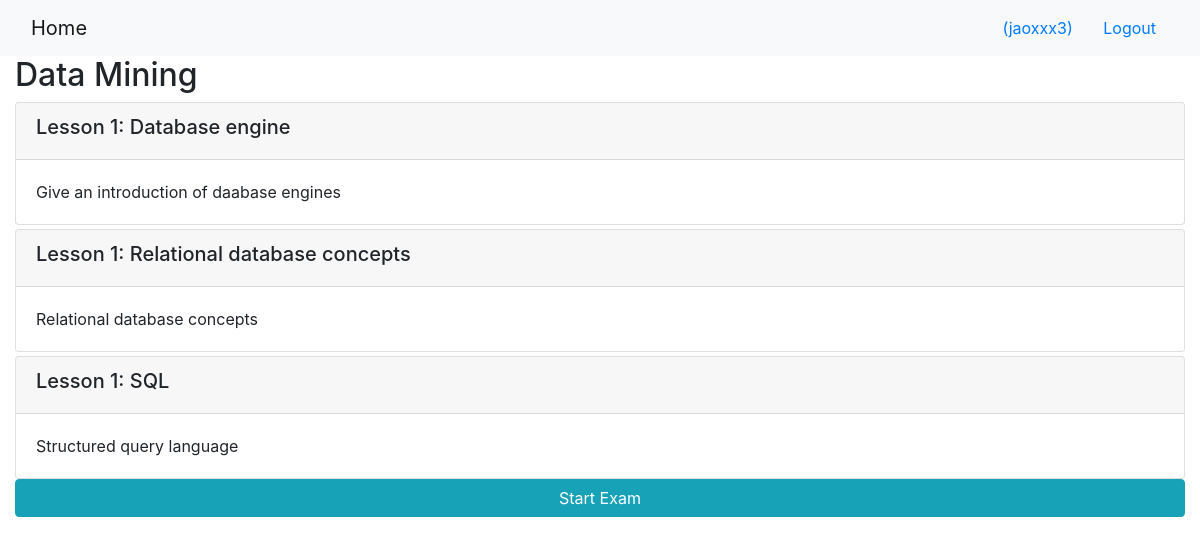
/onlinecourse/1/ (signed in), run on the app's committed database.
### onlinecourse/models.py (models this page shows, shortened)
class Course(models.Model):
    name = models.CharField(null=False, max_length=30, default='online course')
    image = models.ImageField(upload_to='course_images/')
    description = models.CharField(max_length=1000)
    pub_date = models.DateField(null=True)
    instructors = models.ManyToManyField(Instructor)
    users = models.ManyToManyField(settings.AUTH_USER_MODEL, through='Enrollment')
    total_enrollment = models.IntegerField(default=0)
    is_enrolled = False

class Lesson(models.Model):
    title = models.CharField(max_length=200, default="title")
    order = models.IntegerField(default=0)
    course = models.ForeignKey(Course, on_delete=models.CASCADE)
    content = models.TextField()

### onlinecourse/views.py (the view)
# urls.py: path('<int:pk>/', views.CourseDetailView.as_view(), name='course_details'),
class CourseDetailView(generic.DetailView):
    model = Course
    template_name = 'onlinecourse/course_detail_bootstrap.html'

### onlinecourse/templates/onlinecourse/course_detail_bootstrap.html (shortened to what this page needs)
<!DOCTYPE html>
<html lang="en">
<head>
     {% load static %}
    <link rel="stylesheet" href="https://maxcdn.bootstrapcdn.com/bootstrap/4.5.2/css/bootstrap.min.css">
</head>
<body>
    <nav class="navbar navbar-light bg-light">
        <div class="container-fluid">
            <div class="navbar-header">
                  <a class="navbar-brand" href="{% url 'onlinecourse:index' %}">Home</a>
            </div>
            <ul class="nav navbar-nav navbar-right">
                {% if user.is_authenticated %}
                <li>
                    <a class="btn btn-link" href="#">{{ user.first_name }}({{ user.username }})</a>
                    <a class="btn btn-link" href="{% url 'onlinecourse:logout' %}">Logout</a>
                </li>
                {% endif %}
            </ul>
        </div>
    </nav>
    <div class="container-fluid">
            <h2>{{ course.name }}</h2>
            <div class="card-columns-vertical">
                {% for lesson in course.lesson_set.all %}
                    <div class="card mt-1">
                        <div class="card-header"><h5>Lesson {{lesson.order|add:1}}: {{lesson.title}}</h5></div>
                        <div class="card-body">{{lesson.content}}</div>
                    </div>
                {% endfor %}
            </div>
            <button data-toggle="collapse" data-target="#exam"
                 class="btn btn-info" role="button" style="width:100%">
                Start Exam</button>
    </div>
</body>
</html>

### data on the page
Course: name "Data Mining"
Lesson: order|add "1", title "Database engine", content "Give an introduction of daabase engines"
Lesson: order|add "1", title "Relational database concepts", content "Relational database concepts"
Lesson: order|add "1", title "SQL", content "Structured query language"

### other printed values
{{ user.username }} "jaoxxx3"
